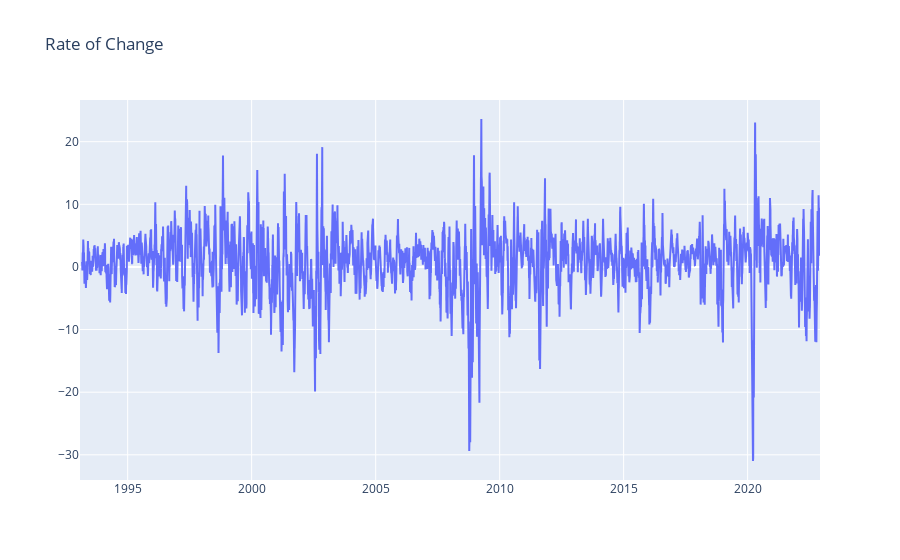

Notebook code for this chart:
### Code cell
fig = go.Figure()
fig.add_trace(go.Scatter(x=roc.index, y=roc))
fig.update_layout(title="Rate of Change")
fig.show()

### Figure 1 — Plotly figure (JSON) as saved in the notebook; plotly's stock layout.template omitted (floating-point values rounded to 4 significant figures; data arrays with more than 128 entries replaced by an {"elided": "..."} marker saying what was removed)
{"data": [{"type": "scatter", "x": {"elided": "7517 str values"}, "y": {"elided": "7517 float values"}}], "layout": {"title": {"text": "Rate of Change"}}}
